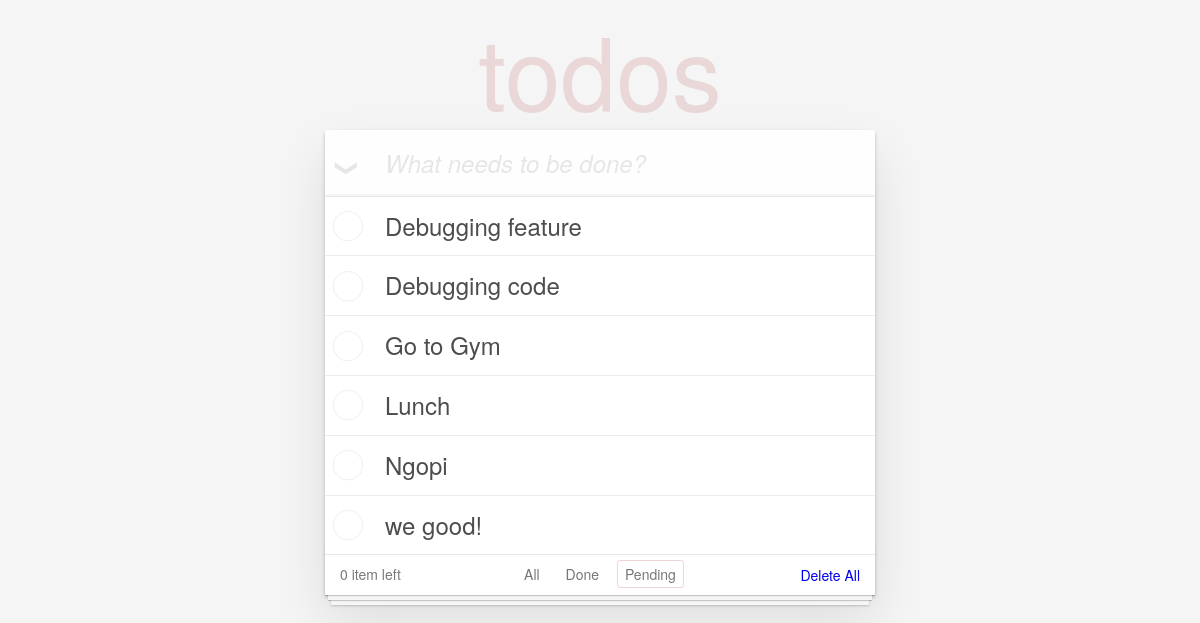
The page /todo/pending/ on the database as committed earlier.
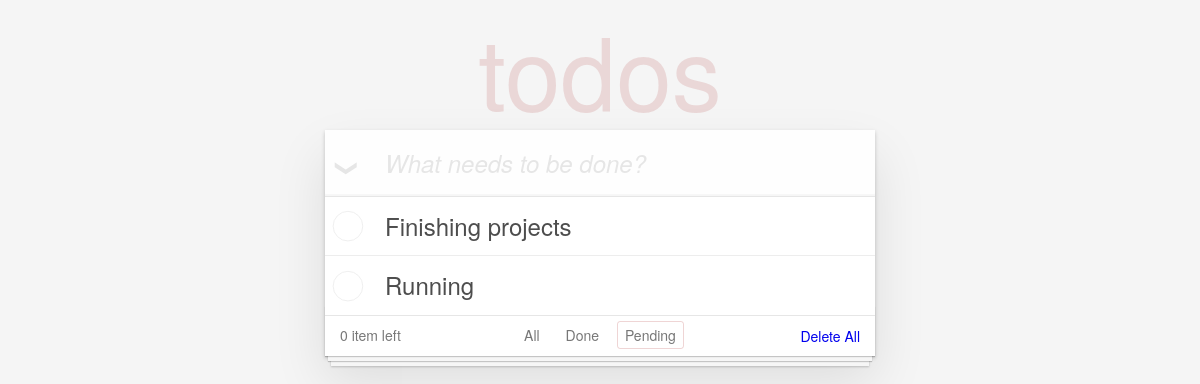
The same page on the database as committed later.
### todo/models.py (models this page shows, shortened)
class Todo(models.Model):
    title = models.TextField(max_length=200)
    status = models.BooleanField(default=False)

### todo/views.py (the view)
# urls.py: path('pending/', views.pending, name='pending'),
def pending(request):
    items = Todo.objects.filter(status=False).order_by('-id')
    return render(request, 'todo/index.html', {'items': items})

### todo/templates/todo/index.html (shortened to what this page needs)
<!doctype html>
<html lang="en">
{% load static %}
	<head>
		<link rel="stylesheet" href="{% static 'todo/css/index.css' %}">
	</head>
	<body>
		<section class="todoapp">
			<header class="header">
				<h1>todos</h1>
				<form method="post" action="{% url 'create' %}">
					<input class="new-todo" placeholder="What needs to be done?" name="title" autofocus>
				</form>
			</header>
			<section class="main">
				<label for="toggle-all">Mark all as complete</label>
				<ul class="todo-list">
					{% if items %}
						{% for item in items %}
							<li {% if item.status %}class="completed"{% endif %}>
								<div class="view">
									<form method="post" action="{% url 'update' item.id %}">
										<label>{{ item.title }}</label>
									</form>
								</div>
							</li>
						{% endfor %}
					{% endif %}
				</ul>
			</section>
			<footer class="footer">
				<span class="todo-count"><strong>0</strong> item left</span>
				<ul class="filters">
					<li>
						<a {% if request.path == '/todo/' %}class="selected"{% endif %} href="{% url 'index' %}">All</a>
					</li>
					<li>
						<a {% if request.path == '/todo/done/' %}class="selected"{% endif %} href="{% url 'done' %}">Done</a>
					</li>
					<li>
						<a {% if request.path == '/todo/pending/' %}class="selected"{% endif %} href="{% url 'pending' %}">Pending</a>
					</li>
				</ul>
				<a href="{% url 'delete_all' %}" class="clear-completed">Delete All</a>
			</footer>
		</section>
	</body>
</html>

Rows that differ between the two databases and show on the page:
removed Todo: title "Debugging feature"
removed Todo: title "Debugging code"
removed Todo: title "Go to Gym"
removed Todo: title "Lunch"
removed Todo: title "Ngopi"
removed Todo: title "we good!"
added Todo: title "Finishing projects"
added Todo: title "Running"
